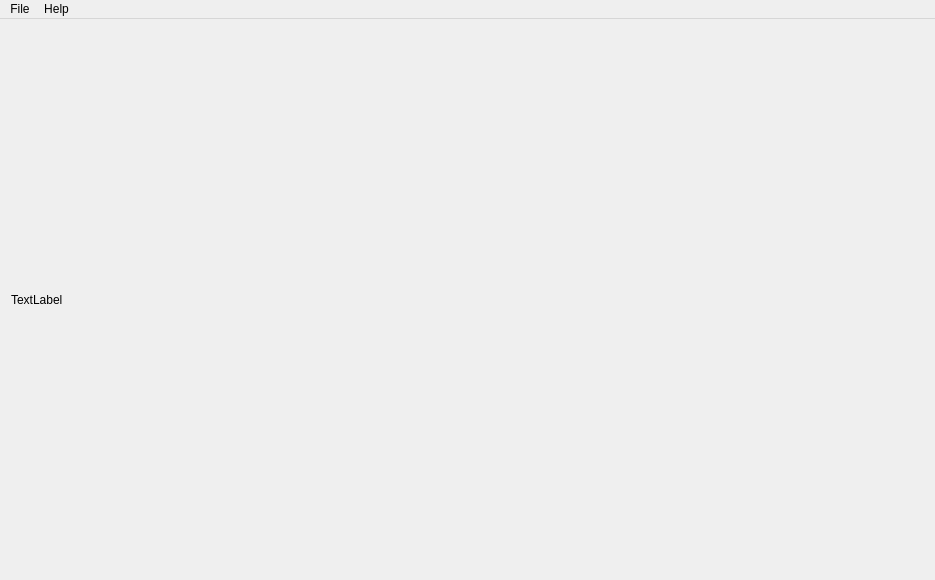
<?xml version="1.0" encoding="UTF-8"?>
<ui version="4.0">
 <class>FormTestWindow</class>
 <widget class="QMainWindow" name="FormTestWindow">
  <property name="geometry">
   <rect>
    <x>0</x>
    <y>0</y>
    <width>935</width>
    <height>580</height>
   </rect>
  </property>
  <property name="windowTitle">
   <string>FormTest</string>
  </property>
  <widget class="QWidget" name="centralWidget">
   <layout class="QVBoxLayout" name="verticalLayout">
    <item>
     <widget class="QLabel" name="labelFrequency">
      <property name="text">
       <string>TextLabel</string>
      </property>
     </widget>
    </item>
   </layout>
  </widget>
  <widget class="QMenuBar" name="menuBar">
   <property name="geometry">
    <rect>
     <x>0</x>
     <y>0</y>
     <width>935</width>
     <height>22</height>
    </rect>
   </property>
   <widget class="QMenu" name="menuAbout">
    <property name="title">
     <string>Help</string>
    </property>
    <addaction name="actionAbout"/>
    <addaction name="actionDocumentation"/>
   </widget>
   <widget class="QMenu" name="menuFile">
    <property name="title">
     <string>File</string>
    </property>
    <addaction name="actionOpen"/>
    <addaction name="separator"/>
    <addaction name="actionGenerate_RGB_pattern"/>
    <addaction name="actionGenerate_YUV_pattern"/>
   </widget>
   <addaction name="menuFile"/>
   <addaction name="menuAbout"/>
  </widget>
  <action name="actionAbout">
   <property name="text">
    <string>About</string>
   </property>
  </action>
  <action name="actionDocumentation">
   <property name="text">
    <string>Documentation</string>
   </property>
  </action>
  <action name="actionOpen">
   <property name="text">
    <string>Open...</string>
   </property>
   <property name="shortcut">
    <string>Ctrl+O</string>
   </property>
  </action>
  <action name="actionGenerate_YUV_pattern">
   <property name="text">
    <string>Generate YUV pattern</string>
   </property>
  </action>
  <action name="actionGenerate_RGB_pattern">
   <property name="text">
    <string>Generate RGB pattern</string>
   </property>
  </action>
 </widget>
 <layoutdefault spacing="6" margin="11"/>
 <resources/>
 <connections/>
</ui>
